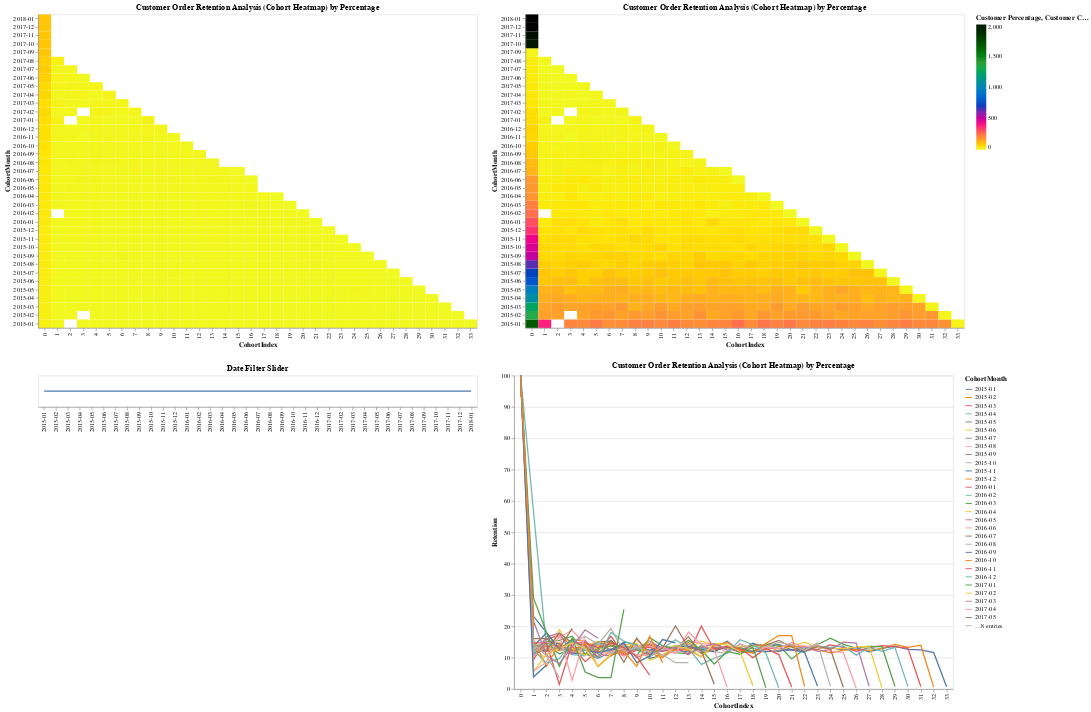

Write notebook code for a chart like this one.
### Code cell
import pandas as pd
import altair as alt

# Assuming you have already loaded your DataFrame df

df['YearMonth'] = df['order date (DateOrders)'].dt.strftime('%Y-%m')

df['CohortMonth'] = df.groupby('Customer Id')['order date (DateOrders)'].transform('min').dt.strftime('%Y-%m')

# Calculate the difference in days and then convert to months
df['CohortIndex'] = ((pd.to_datetime(df['YearMonth']) - pd.to_datetime(df['CohortMonth'])).dt.days / 30).astype(int)

# Calculate the percentage of customers in each cohort
cohorts = df.groupby(['CohortMonth', 'CohortIndex'])['Customer Id'].nunique().reset_index(name='Customer Count')
total_customers = cohorts.groupby('CohortMonth')['Customer Count'].transform('sum')
cohorts['Customer Percentage'] = (cohorts['Customer Count'] / total_customers) * 100
cohorts['Year'] = pd.to_datetime(cohorts['CohortMonth']).dt.year
color_scale_count = alt.Scale(scheme='plasma', domain=[0, 30], range=['#f0f921', '#3e31b0', '#44ac44', '#000000'])
color_scale_percentage = alt.Scale(scheme='plasma', domain=[0, 100], range=['#f0f921', '#3e31b0', '#44ac44', '#000000'])
brush = alt.selection_interval()

year_list = [None]
for year in cohorts['CohortMonth'].str[:4].unique():
    year_list.append(int(year))

year_labels = ["All"]
for year in cohorts['CohortMonth'].str[:4].unique():
    year_labels.append(str(year))

year_dropdown = alt.binding_select(options=year_list, labels=year_labels, name="Year")
year_selection = alt.selection_point(fields=["Year"], bind=year_dropdown, value = None)
date_chart = alt.Chart(cohorts).mark_line().encode(
    x=alt.X('CohortMonth:N', title="")).add_params(brush).properties(title="Date Filter Slider", width=450).add_params(year_selection).transform_filter(year_selection).properties(
    width=700,
    height=50)

heatmap = alt.Chart(cohorts).mark_rect().encode( 
    x='CohortIndex:O',
    y=alt.Y('CohortMonth:O', sort='descending'),
    color=alt.Color('Customer Percentage:Q', scale=color_scale_percentage),
    tooltip=['CohortMonth:N', 'CohortIndex:O', 'Customer Percentage:Q']
).transform_filter(brush
).add_params(
    year_selection
).transform_filter(
    year_selection
).properties(
    width=700,
    height=500,
    title='Customer Order Retention Analysis (Cohort Heatmap) by Percentage'
)


# Show the heatmap
heatmap2 = alt.Chart(cohorts).mark_rect().encode( 
        x='CohortIndex:O',
        y=alt.Y('CohortMonth:O', sort='descending'),
        color=alt.Color('Customer Count:Q', scale=color_scale_count),
        tooltip=['CohortMonth:N', 'CohortIndex:O', 'Customer Count:Q']
).transform_filter(brush
).add_params(
    year_selection
).transform_filter(
    year_selection
).properties(
    width=700,
    height=500,
    title='Customer Order Retention Analysis (Cohort Heatmap) by Percentage'
)


# Calculate the initial customers for each cohort
initial_customers = cohorts[cohorts['CohortIndex'] == 0][['CohortMonth', 'Customer Count']]
initial_customers.columns = ['CohortMonth', 'InitialCustomers']

# Merge the initial customers back to cohorts DataFrame
cohorts = pd.merge(cohorts, initial_customers, on='CohortMonth', how='left')

# Calculate the retention percentage
cohorts['Retention'] = cohorts['Customer Count'] / cohorts['InitialCustomers'] * 100

# Create a line plot for retention percentage
line_chart = alt.Chart(cohorts).mark_line().encode(
    x='CohortIndex:O',
    y='Retention:Q',
    color='CohortMonth:N',
    tooltip=['CohortMonth:N', 'CohortIndex:O', 'Retention:Q']
).properties(
    width=700,
    height=500,
    title='Customer Order Retention Analysis (Cohort Line Plot)'
).transform_filter(brush
).add_params(
    year_selection
).transform_filter(
    year_selection
).properties(
    width=700,
    height=500,
    title='Customer Order Retention Analysis (Cohort Heatmap) by Percentage'
)


map = alt.hconcat(heatmap,heatmap2).resolve_legend('independent')
date_retention = alt.hconcat(date_chart,line_chart).resolve_legend('independent')
final = alt.vconcat(map,date_retention)
final

### Figure 1 — Vega-Lite specification as saved in the notebook (floating-point values rounded to 4 significant figures; data arrays with more than 128 entries replaced by an {"elided": "..."} marker saying what was removed)
{"config": {"view": {"continuousWidth": 300, "continuousHeight": 300}}, "vconcat": [{"hconcat": [{"mark": {"type": "rect"}, "encoding": {"color": {"field": "Customer Percentage", "scale": {"domain": [0, 2000], "range": ["#f0f921", "#3e31b0", "#44ac44", "#000000"], "scheme": "plasma"}, "type": "quantitative"}, "tooltip": [{"field": "CohortMonth", "type": "nominal"}, {"field": "CohortIndex", "type": "ordinal"}, {"field": "Customer Percentage", "type": "quantitative"}], "x": {"field": "CohortIndex", "type": "ordinal"}, "y": {"field": "CohortMonth", "sort": "descending", "type": "ordinal"}}, "height": 500, "name": "view_68", "title": "Customer Order Retention Analysis (Cohort Heatmap) by Percentage", "transform": [{"filter": {"param": "param_40"}}, {"filter": {"param": "param_41"}}], "width": 700}, {"mark": {"type": "rect"}, "encoding": {"color": {"field": "Customer Count", "scale": {"domain": [0, 2000], "range": ["#f0f921", "#3e31b0", "#44ac44", "#000000"], "scheme": "plasma"}, "type": "quantitative"}, "tooltip": [{"field": "CohortMonth", "type": "nominal"}, {"field": "CohortIndex", "type": "ordinal"}, {"field": "Customer Count", "type": "quantitative"}], "x": {"field": "CohortIndex", "type": "ordinal"}, "y": {"field": "CohortMonth", "sort": "descending", "type": "ordinal"}}, "height": 500, "name": "view_69", "title": "Customer Order Retention Analysis (Cohort Heatmap) by Percentage", "transform": [{"filter": {"param": "param_40"}}, {"filter": {"param": "param_41"}}], "width": 700}], "data": {"name": "data-22807f85fb974a064fff9ecf55793ad3"}, "resolve": {"legend": {"angle": "independent"}}}, {"hconcat": [{"data": {"name": "data-22807f85fb974a064fff9ecf55793ad3"}, "mark": {"type": "line"}, "encoding": {"x": {"field": "CohortMonth", "title": "", "type": "nominal"}}, "height": 50, "name": "view_70", "title": "Date Filter Slider", "transform": [{"filter": {"param": "param_41"}}], "width": 700}, {"data": {"name": "data-62f8d6fb722c419e08e877a0ea8f9316"}, "mark": {"type": "line"}, "encoding": {"color": {"field": "CohortMonth", "type": "nominal"}, "tooltip": [{"field": "CohortMonth", "type": "nominal"}, {"field": "CohortIndex", "type": "ordinal"}, {"field": "Retention", "type": "quantitative"}], "x": {"field": "CohortIndex", "type": "ordinal"}, "y": {"field": "Retention", "type": "quantitative"}}, "height": 500, "name": "view_71", "title": "Customer Order Retention Analysis (Cohort Heatmap) by Percentage", "transform": [{"filter": {"param": "param_40"}}, {"filter": {"param": "param_41"}}], "width": 700}], "resolve": {"legend": {"angle": "independent"}}}], "params": [{"name": "param_41", "select": {"type": "point", "fields": ["Year"]}, "bind": {"input": "select", "options": [null, 2015, 2016, 2017, 2018], "labels": ["All", "2015", "2016", "2017", "2018"], "name": "Year"}, "value": null, "views": ["view_68", "view_69", "view_70", "view_71"]}, {"name": "param_40", "select": {"type": "interval"}, "views": ["view_70"]}], "$schema": "https://vega.github.io/schema/vega-lite/v5.16.3.json", "datasets": {"data-22807f85fb974a064fff9ecf55793ad3": {"elided": "578 records"}, "data-62f8d6fb722c419e08e877a0ea8f9316": {"elided": "578 records"}}}
